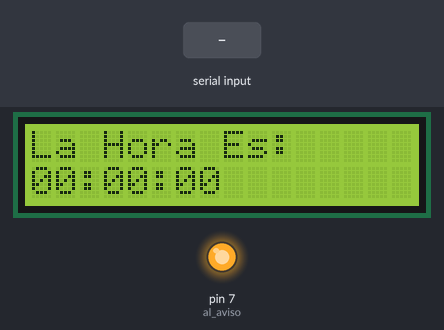
The sketch below on a simulated Arduino Uno, built with avr-gcc and run on an emulated ATmega328P. On the bench: 16×2 character LCD, output pins drawn as LEDs (lit = HIGH). The test bench sets the inputs (shaded band). What the sketch prints to the serial monitor is not drawn.

Above: at 0.2 s.
At 1.2 s:
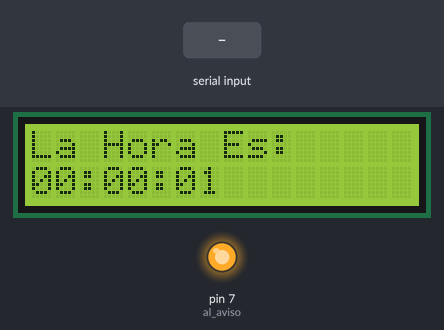
1.3 s: "90,45\n" received over Serial
At 4.9 s:
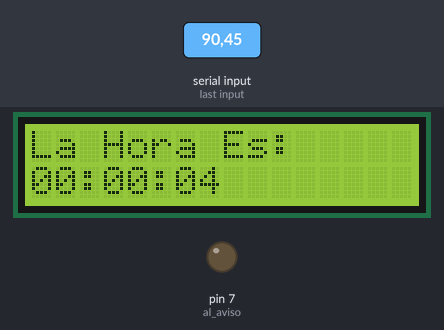
Timing chart, 0 to 6.4 s (numbered marks = the images above; inputs shaded):
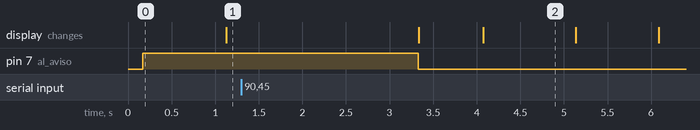

The sketch:

Deber-Timer2_FernandezSergio.ino
```cpp
/*
 *                  Universidad Tecnica del Norte
 *              Fica-Ciercom-Sistemas Microprocesados
 * Nombre: Fernandez Sergio Rolando
 * Fecha:10/01/2019
 *
 *                           Deber
 * rograma de un reloj con alarma que sea ingresada por comunicacion serial.
 */
#include <MsTimer2.h>  // Libreria del Timer Dos
#include <LiquidCrystal.h> //Libreria de la LCD
int A=13; //variable para LCD
int B=12; //variable para LCD
int C=11; //variable para LCD
int D=10; //variable para LCD
int E=9;  //variable para LCD
int F=8;  //variable para LCD
int horas=0; //Variable para las horas
int minutos=0; //Variable para los minutos
int segundos=0; //Variable para los segundos
String alhora; // Lee la variable hora
String alminuto;//leee la variable minuto
int alarmah=0; //para almacenar la hora
int alarmam=0; //para almacenar los minutos
int espacio=0; // variable de aumento
int al_aviso=7; // Aviso de la alarma
LiquidCrystal lcd(A,B,C,D,E,F); //  conf LCD
void setup() {
  Serial.begin(9600);//Conf Comunicacion Serial
  lcd.begin(16,2); // Inicializacion de la LCD
  MsTimer2::set(1000,segundero); // Timer 1seg con un metodo
  MsTimer2::start();//Inicio del timer
  pinMode(al_aviso,OUTPUT); //Aviso de la alarma como salida
  Serial.println("---ALARMA---"); //Caracter a imprimir
  Serial.println("INGRESE LA HORA"); //Caracter a imprimir
}
void loop() {
  lcd.clear(); //Limpieza de la LCD
  lcd.setCursor(0,0); //Posicion para la impresion
  lcd.print("La Hora Es:"); // Caracteres a imprimir
  if(horas<24){ //condicion Horero
        lcd.setCursor(0,1); //Posicion para la impresion
        if(horas<10) //condicion horero menor a 10
        lcd.print("0"); //Caracter a imprimir
        lcd.print(horas); //Variable a imprimir
        }
  else{
        horas=0; //inicializa la variable en 0
        }
        lcd.setCursor(2,1);  //Posicion a imprimir
        lcd.print(":"); // Caracter a imprimir
  if(minutos<60){ //condicion minutero
        lcd.setCursor(3,1); //Posicion para la impresion
        if(minutos<10) // condicion minutero menor a 10
        lcd.print("0"); // Caracter a imprimir
        lcd.print(minutos); //Variable a imprimir
        }
  else{
        horas++; //  Aumento del horero
        minutos=0; //Inicializa el minutero
        }
        lcd.setCursor(5,1); //Posicion para la impresion
        lcd.print(":"); // Caracter a imprimir
  if(segundos<60){ //Condicion del segundero
        lcd.setCursor(6,1); //Posicion para la impresion
      if(segundos<10) //Condicon del segundero menor a 10
        lcd.print("0");  // Caracter a imprimir
        lcd.print(segundos); //Variable a imprimir
        }
  else{
        minutos++; //aumento minutero
        segundos=0;//Inicializa los segundos
        }
   delay(100);
   alarma(); // Llamamos al metodo de la alarma
   if(alarmah==horas&&alarmam==minutos){ //condicion de funcionamiento de la alarma
      digitalWrite(al_aviso,HIGH); //Activacion de la alarma
   }
   else{
    digitalWrite(al_aviso,LOW); // Desactivacion de la alarma
   }
}

 void segundero(){//metodo para el Timer
   segundos++; //conteo de segundos
}
//---------metodo alarma-----
void alarma(){
  if(Serial.available()>0){ //Comuniccion serial habilitada para recibir datos
    alhora=Serial.readString(); // lee el dato hora ingresado
    alarmah=alhora.toInt(); // convierte el dato alhora a entero
    espacio++; // aumento para funcionalidad de los minutos
    if(espacio==1){ //condicion para ingreso de minutos
      Serial.println("INGRESE LOS MINUTOS"); //Caracteres a imprimir
      alminuto=Serial.readString(); // lee el dato minutos ingresado
      alarmam=alminuto.toInt();//convierte el dato alminuto en entero
      espacio==0;
    }
  }}
```

Measured:
- after the input at 1.3 s, pin 7 (al_aviso): HIGH → LOW after 2.0 s
- what the display in image 2 shows lasts 1.0 s, from 4.1 s to 5.1 s
